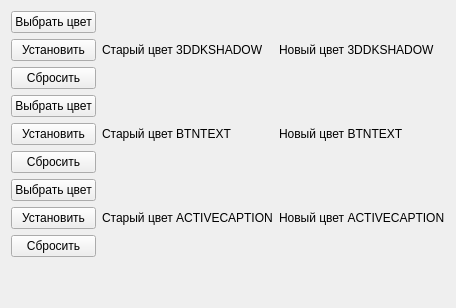
      <widget class="QWidget" name="pageColors">
       <layout class="QGridLayout" name="gridLayout">
        <item row="3" column="0">
         <layout class="QVBoxLayout" name="verticalLayout_15">
          <item>
           <widget class="QPushButton" name="pushButtonChooseACTIVECAPTION">
            <property name="text">
             <string>Выбрать цвет</string>
            </property>
           </widget>
          </item>
          <item>
           <widget class="QPushButton" name="pushButtonSetACTIVECAPTION">
            <property name="text">
             <string>Установить</string>
            </property>
           </widget>
          </item>
          <item>
           <widget class="QPushButton" name="pushButtonResetACTIVECAPTION">
            <property name="text">
             <string>Сбросить</string>
            </property>
           </widget>
          </item>
         </layout>
        </item>
        <item row="0" column="0">
         <layout class="QVBoxLayout" name="verticalLayout_12">
          <item>
           <widget class="QPushButton" name="pushButtonChoose3DDKSHADOW">
            <property name="text">
             <string>Выбрать цвет</string>
            </property>
           </widget>
          </item>
          <item>
           <widget class="QPushButton" name="pushButtonSet3DDKSHADOW">
            <property name="text">
             <string>Установить</string>
            </property>
           </widget>
          </item>
          <item>
           <widget class="QPushButton" name="pushButtonReset3DDKSHADOW">
            <property name="text">
             <string>Сбросить</string>
            </property>
           </widget>
          </item>
         </layout>
        </item>
        <item row="0" column="1">
         <widget class="QLabel" name="label3DDKSHADOW_old">
          <property name="autoFillBackground">
           <bool>true</bool>
          </property>
          <property name="text">
           <string>Старый цвет 3DDKSHADOW</string>
          </property>
         </widget>
        </item>
        <item row="1" column="1">
         <widget class="QLabel" name="labelBTNTEXT_old">
          <property name="autoFillBackground">
           <bool>true</bool>
          </property>
          <property name="text">
           <string>Старый цвет BTNTEXT</string>
          </property>
         </widget>
        </item>
        <item row="3" column="2">
         <widget class="QLabel" name="labelACTIVECAPTION_new">
          <property name="autoFillBackground">
           <bool>true</bool>
          </property>
          <property name="text">
           <string>Новый цвет ACTIVECAPTION</string>
          </property>
         </widget>
        </item>
        <item row="3" column="1">
         <widget class="QLabel" name="labelACTIVECAPTION_old">
          <property name="autoFillBackground">
           <bool>true</bool>
          </property>
          <property name="text">
           <string>Старый цвет ACTIVECAPTION</string>
          </property>
         </widget>
        </item>
        <item row="0" column="2">
         <widget class="QLabel" name="label3DDKSHADOW_new">
          <property name="autoFillBackground">
           <bool>true</bool>
          </property>
          <property name="text">
           <string>Новый цвет 3DDKSHADOW</string>
          </property>
         </widget>
        </item>
        <item row="1" column="0">
         <layout class="QVBoxLayout" name="verticalLayout_13">
          <item>
           <widget class="QPushButton" name="pushButtonChooseBTNTEXT">
            <property name="text">
             <string>Выбрать цвет</string>
            </property>
           </widget>
          </item>
          <item>
           <widget class="QPushButton" name="pushButtonSetBTNTEXT">
            <property name="text">
             <string>Установить</string>
            </property>
           </widget>
          </item>
          <item>
           <widget class="QPushButton" name="pushButtonResetBTNTEXT">
            <property name="text">
             <string>Сбросить</string>
            </property>
           </widget>
          </item>
         </layout>
        </item>
        <item row="1" column="2">
         <widget class="QLabel" name="labelBTNTEXT_new">
          <property name="autoFillBackground">
           <bool>true</bool>
          </property>
          <property name="text">
           <string>Новый цвет BTNTEXT</string>
          </property>
         </widget>
        </item>
        <item row="4" column="0">
         <spacer name="verticalSpacer_3">
          <property name="orientation">
           <enum>Qt::Vertical</enum>
          </property>
          <property name="sizeHint" stdset="0">
           <size>
            <width>20</width>
            <height>40</height>
           </size>
          </property>
         </spacer>
        </item>
       </layout>
      </widget>
